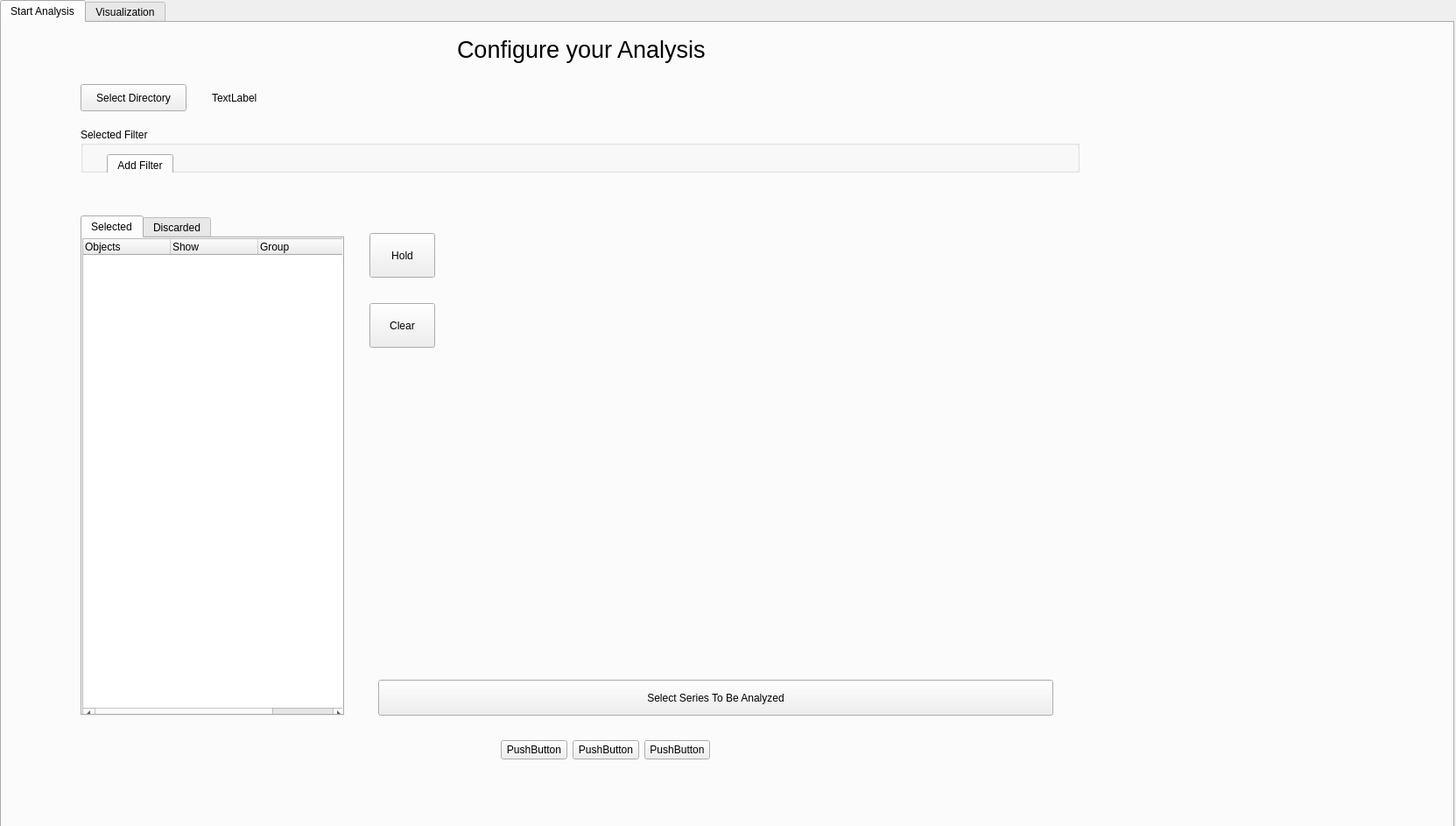
<?xml version="1.0" encoding="UTF-8"?>
<ui version="4.0">
 <class>Offline_Analysis</class>
 <widget class="QWidget" name="Offline_Analysis">
  <property name="geometry">
   <rect>
    <x>0</x>
    <y>0</y>
    <width>1663</width>
    <height>943</height>
   </rect>
  </property>
  <property name="windowTitle">
   <string>Form</string>
  </property>
  <widget class="QTabWidget" name="Offline_Analysis_Notebook">
   <property name="geometry">
    <rect>
     <x>0</x>
     <y>0</y>
     <width>1661</width>
     <height>951</height>
    </rect>
   </property>
   <property name="tabShape">
    <enum>QTabWidget::Rounded</enum>
   </property>
   <property name="currentIndex">
    <number>0</number>
   </property>
   <widget class="QWidget" name="Start_Analysis">
    <attribute name="title">
     <string>Start Analysis</string>
    </attribute>
    <widget class="QStackedWidget" name="offline_analysis_widgets">
     <property name="geometry">
      <rect>
       <x>0</x>
       <y>0</y>
       <width>1651</width>
       <height>851</height>
      </rect>
     </property>
     <property name="currentIndex">
      <number>1</number>
     </property>
     <widget class="QWidget" name="start_page">
      <widget class="QPushButton" name="new_analysis_with_template">
       <property name="geometry">
        <rect>
         <x>550</x>
         <y>330</y>
         <width>181</width>
         <height>61</height>
        </rect>
       </property>
       <property name="text">
        <string>New Analysis using 
 previous analysis as template</string>
       </property>
      </widget>
      <widget class="QPushButton" name="view_analysis_from_db">
       <property name="geometry">
        <rect>
         <x>550</x>
         <y>400</y>
         <width>181</width>
         <height>61</height>
        </rect>
       </property>
       <property name="text">
        <string>View Analysis From Database</string>
       </property>
      </widget>
      <widget class="QLabel" name="start_label">
       <property name="geometry">
        <rect>
         <x>690</x>
         <y>170</y>
         <width>251</width>
         <height>41</height>
        </rect>
       </property>
       <property name="font">
        <font>
         <pointsize>20</pointsize>
        </font>
       </property>
       <property name="text">
        <string>Select your Analysis</string>
       </property>
      </widget>
      <widget class="QPushButton" name="blank_analysis_button">
       <property name="geometry">
        <rect>
         <x>550</x>
         <y>260</y>
         <width>181</width>
         <height>61</height>
        </rect>
       </property>
       <property name="text">
        <string>New Blank Analysis</string>
       </property>
      </widget>
      <widget class="QLabel" name="user_feedback_label">
       <property name="geometry">
        <rect>
         <x>810</x>
         <y>260</y>
         <width>321</width>
         <height>201</height>
        </rect>
       </property>
       <property name="text">
        <string>Further Information about your selected analysis</string>
       </property>
      </widget>
     </widget>
     <widget class="QWidget" name="blank_analysis">
      <widget class="QPushButton" name="compare_series">
       <property name="geometry">
        <rect>
         <x>430</x>
         <y>750</y>
         <width>771</width>
         <height>41</height>
        </rect>
       </property>
       <property name="text">
        <string>Select Series To Be Analyzed</string>
       </property>
      </widget>
      <widget class="QLabel" name="widget_sepcific_label">
       <property name="geometry">
        <rect>
         <x>520</x>
         <y>10</y>
         <width>361</width>
         <height>41</height>
        </rect>
       </property>
       <property name="font">
        <font>
         <pointsize>20</pointsize>
        </font>
       </property>
       <property name="text">
        <string>Configure your Analysis</string>
       </property>
      </widget>
      <widget class="QPushButton" name="select_directory_button">
       <property name="geometry">
        <rect>
         <x>90</x>
         <y>70</y>
         <width>121</width>
         <height>31</height>
        </rect>
       </property>
       <property name="text">
        <string>Select Directory</string>
       </property>
      </widget>
      <widget class="QLabel" name="selected_directory">
       <property name="geometry">
        <rect>
         <x>240</x>
         <y>70</y>
         <width>581</width>
         <height>31</height>
        </rect>
       </property>
       <property name="text">
        <string>TextLabel</string>
       </property>
      </widget>
      <widget class="QWidget" name="verticalLayoutWidget">
       <property name="geometry">
        <rect>
         <x>570</x>
         <y>250</y>
         <width>631</width>
         <height>441</height>
        </rect>
       </property>
       <layout class="QVBoxLayout" name="verticalLayout"/>
      </widget>
      <widget class="QTabWidget" name="directory_tree_widget">
       <property name="geometry">
        <rect>
         <x>90</x>
         <y>220</y>
         <width>301</width>
         <height>571</height>
        </rect>
       </property>
       <property name="currentIndex">
        <number>0</number>
       </property>
       <widget class="QWidget" name="selected_tree_view">
        <attribute name="title">
         <string>Selected</string>
        </attribute>
        <widget class="QTreeWidget" name="experiments_tree_view">
         <property name="geometry">
          <rect>
           <x>0</x>
           <y>0</y>
           <width>301</width>
           <height>551</height>
          </rect>
         </property>
         <property name="autoScroll">
          <bool>true</bool>
         </property>
         <attribute name="headerMinimumSectionSize">
          <number>47</number>
         </attribute>
         <column>
          <property name="text">
           <string>Objects</string>
          </property>
         </column>
         <column>
          <property name="text">
           <string>Show</string>
          </property>
         </column>
         <column>
          <property name="text">
           <string>Group</string>
          </property>
         </column>
         <column>
          <property name="text">
           <string>Remove</string>
          </property>
         </column>
        </widget>
       </widget>
       <widget class="QWidget" name="discarded_tree_view">
        <attribute name="title">
         <string>Discarded</string>
        </attribute>
        <widget class="QTreeWidget" name="outfiltered_tree_view">
         <property name="geometry">
          <rect>
           <x>0</x>
           <y>0</y>
           <width>301</width>
           <height>551</height>
          </rect>
         </property>
         <column>
          <property name="text">
           <string notr="true">Objects</string>
          </property>
         </column>
         <column>
          <property name="text">
           <string>Show</string>
          </property>
         </column>
         <column>
          <property name="text">
           <string>Reinsert</string>
          </property>
         </column>
        </widget>
       </widget>
      </widget>
      <widget class="QPushButton" name="pushButton_2">
       <property name="geometry">
        <rect>
         <x>420</x>
         <y>240</y>
         <width>75</width>
         <height>51</height>
        </rect>
       </property>
       <property name="text">
        <string>Hold</string>
       </property>
      </widget>
      <widget class="QPushButton" name="pushButton_3">
       <property name="geometry">
        <rect>
         <x>420</x>
         <y>320</y>
         <width>75</width>
         <height>51</height>
        </rect>
       </property>
       <property name="text">
        <string>Clear</string>
       </property>
      </widget>
      <widget class="QWidget" name="gridLayoutWidget_2">
       <property name="geometry">
        <rect>
         <x>570</x>
         <y>810</y>
         <width>239</width>
         <height>41</height>
        </rect>
       </property>
       <layout class="QGridLayout" name="gridLayout_2">
        <item row="0" column="0">
         <widget class="QPushButton" name="pushButton_4">
          <property name="text">
           <string>PushButton</string>
          </property>
         </widget>
        </item>
        <item row="0" column="1">
         <widget class="QPushButton" name="pushButton_5">
          <property name="text">
           <string>PushButton</string>
          </property>
         </widget>
        </item>
        <item row="0" column="2">
         <widget class="QPushButton" name="pushButton_6">
          <property name="text">
           <string>PushButton</string>
          </property>
         </widget>
        </item>
       </layout>
      </widget>
      <widget class="QGroupBox" name="filter_box">
       <property name="geometry">
        <rect>
         <x>90</x>
         <y>120</y>
         <width>1141</width>
         <height>51</height>
        </rect>
       </property>
       <property name="title">
        <string>Selected Filter</string>
       </property>
       <widget class="QTabWidget" name="tabWidget_2">
        <property name="geometry">
         <rect>
          <x>30</x>
          <y>30</y>
          <width>731</width>
          <height>80</height>
         </rect>
        </property>
        <property name="currentIndex">
         <number>0</number>
        </property>
        <widget class="QWidget" name="tab">
         <attribute name="title">
          <string>Add Filter</string>
         </attribute>
         <widget class="QLabel" name="label">
          <property name="geometry">
           <rect>
            <x>50</x>
            <y>20</y>
            <width>111</width>
            <height>16</height>
           </rect>
          </property>
          <property name="text">
           <string>No filter selected</string>
          </property>
         </widget>
         <widget class="QPushButton" name="pushButton">
          <property name="geometry">
           <rect>
            <x>270</x>
            <y>20</y>
            <width>171</width>
            <height>23</height>
           </rect>
          </property>
          <property name="text">
           <string>Add Filter</string>
          </property>
         </widget>
        </widget>
       </widget>
      </widget>
     </widget>
     <widget class="QWidget" name="analysis_specific_notebook">
      <widget class="QTabWidget" name="tabWidget">
       <property name="geometry">
        <rect>
         <x>0</x>
         <y>0</y>
         <width>1661</width>
         <height>931</height>
        </rect>
       </property>
       <widget class="SpecificAnalysisTab" name="template_tab">
        <attribute name="title">
         <string>Tab 1</string>
        </attribute>
       </widget>
      </widget>
     </widget>
    </widget>
   </widget>
   <widget class="QWidget" name="visualization">
    <attribute name="title">
     <string>Visualization</string>
    </attribute>
   </widget>
  </widget>
 </widget>
 <customwidgets>
  <customwidget>
   <class>SpecificAnalysisTab</class>
   <extends>QWidget</extends>
   <header location="global">specific_analysis_tab</header>
   <container>1</container>
  </customwidget>
 </customwidgets>
 <resources/>
 <connections/>
</ui>
